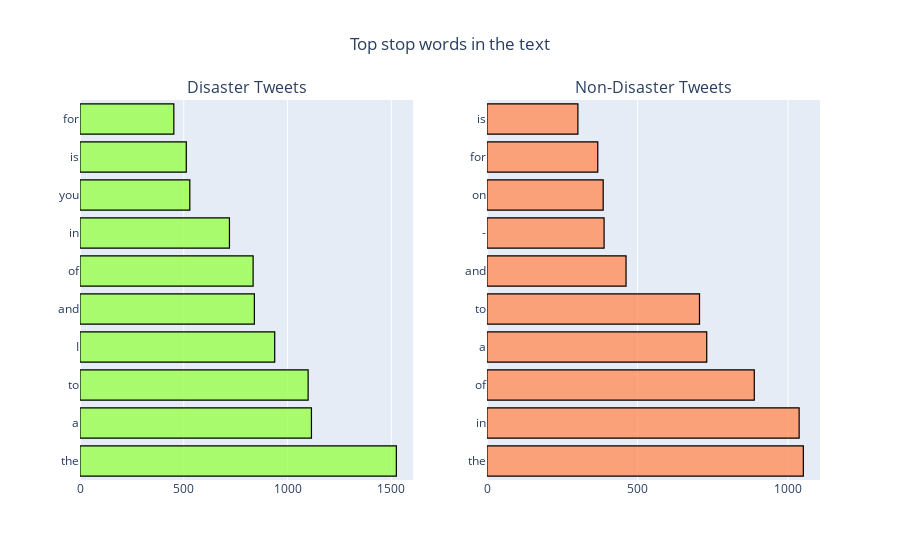

Here is the notebook cell this chart was saved with:
### Code cell
# Analysing top stop words in text.
from collections import defaultdict
values_list = []
def analyze_stopwords(data,func,targetlist):
  
  for label in range(0,len(targetlist)):
    corpus = func(targetlist[label])
    dic = defaultdict(int)
    
    for word in corpus:
        dic[word] += 1
    
    top = sorted(dic.items(),key = lambda x: x[1],reverse=True)[:10]
    x_items,y_values = zip(*top)
    values_list.append(x_items)
    values_list.append(y_values)

#analyzing stopwords for 0 and 1 target labels
analyze_stopwords(data,create_corpus,[0,1])
fig = make_subplots(rows=1, cols=2,subplot_titles=("Disaster Tweets", "Non-Disaster Tweets"))
fig.add_trace(
  go.Bar(x=values_list[1],y=values_list[0],orientation='h',marker=dict(color= 'rgba(152, 255, 74,0.8)'),marker_line=dict(color='black'),marker_line_width=1.2),
  row=1, col=1
).add_trace(
  go.Bar(x=values_list[3],y=values_list[2],orientation='h',marker=dict(color= 'rgba(255, 143, 92,0.8)'),marker_line=dict(color='black'),marker_line_width=1.2),
  row=1, col=2
).update_layout(title_text="Top stop words in the text",title_x=0.5,showlegend=False).show()

# py.plot(fig,filename='Top stop words in the text',auto_open=False,show_link=False)

### Figure 1 — Plotly figure (JSON) as saved in the notebook; plotly's stock layout.template omitted (floating-point values rounded to 4 significant figures)
{"data": [{"marker": {"color": "rgba(152, 255, 74,0.8)", "line": {"color": "black", "width": 1.2}}, "orientation": "h", "type": "bar", "x": [1524, 1115, 1099, 938, 840, 834, 720, 529, 512, 452], "xaxis": "x", "y": ["the", "a", "to", "I", "and", "of", "in", "you", "is", "for"], "yaxis": "y"}, {"marker": {"color": "rgba(255, 143, 92,0.8)", "line": {"color": "black", "width": 1.2}}, "orientation": "h", "type": "bar", "x": [1051, 1037, 888, 730, 706, 462, 389, 386, 368, 302], "xaxis": "x2", "y": ["the", "in", "of", "a", "to", "and", "-", "on", "for", "is"], "yaxis": "y2"}], "layout": {"annotations": [{"font": {"size": 16}, "showarrow": false, "text": "Disaster Tweets", "x": 0.225, "xanchor": "center", "xref": "paper", "y": 1, "yanchor": "bottom", "yref": "paper"}, {"font": {"size": 16}, "showarrow": false, "text": "Non-Disaster Tweets", "x": 0.775, "xanchor": "center", "xref": "paper", "y": 1, "yanchor": "bottom", "yref": "paper"}], "showlegend": false, "title": {"text": "Top stop words in the text", "x": 0.5}, "xaxis": {"anchor": "y", "domain": [0, 0.45], "type": "linear", "range": [0, 1604.0], "autorange": true}, "xaxis2": {"anchor": "y2", "domain": [0.55, 1], "type": "linear", "range": [0, 1106.0], "autorange": true}, "yaxis": {"anchor": "x", "domain": [0, 1], "type": "category", "range": [-0.5, 9.5], "autorange": true}, "yaxis2": {"anchor": "x2", "domain": [0, 1], "type": "category", "range": [-0.5, 9.5], "autorange": true}, "autosize": true}}
